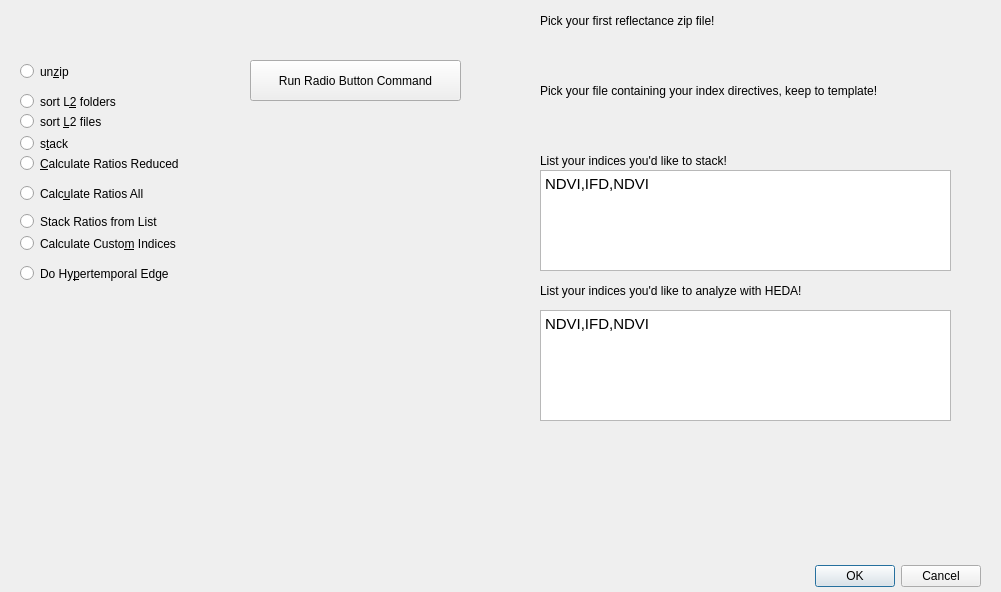
<?xml version="1.0" encoding="UTF-8"?>
<ui version="4.0">
 <class>SpaceArcheoDialogBase</class>
 <widget class="QDialog" name="SpaceArcheoDialogBase">
  <property name="enabled">
   <bool>true</bool>
  </property>
  <property name="geometry">
   <rect>
    <x>0</x>
    <y>0</y>
    <width>1001</width>
    <height>592</height>
   </rect>
  </property>
  <property name="windowTitle">
   <string>Spaceborne Archology</string>
  </property>
  <widget class="QDialogButtonBox" name="button_box">
   <property name="geometry">
    <rect>
     <x>640</x>
     <y>560</y>
     <width>341</width>
     <height>32</height>
    </rect>
   </property>
   <property name="orientation">
    <enum>Qt::Horizontal</enum>
   </property>
   <property name="standardButtons">
    <set>QDialogButtonBox::Cancel|QDialogButtonBox::Ok</set>
   </property>
  </widget>
  <widget class="QgsFileWidget" name="PickFolder">
   <property name="geometry">
    <rect>
     <x>540</x>
     <y>30</y>
     <width>451</width>
     <height>61</height>
    </rect>
   </property>
  </widget>
  <widget class="QLabel" name="label">
   <property name="geometry">
    <rect>
     <x>540</x>
     <y>0</y>
     <width>441</width>
     <height>41</height>
    </rect>
   </property>
   <property name="text">
    <string>Pick your first reflectance zip file!</string>
   </property>
  </widget>
  <widget class="QLabel" name="label_2">
   <property name="geometry">
    <rect>
     <x>540</x>
     <y>70</y>
     <width>441</width>
     <height>41</height>
    </rect>
   </property>
   <property name="text">
    <string>Pick your file containing your index directives, keep to template!</string>
   </property>
  </widget>
  <widget class="QgsFileWidget" name="PickCustomIndex">
   <property name="geometry">
    <rect>
     <x>540</x>
     <y>100</y>
     <width>451</width>
     <height>51</height>
    </rect>
   </property>
  </widget>
  <widget class="QLabel" name="label_3">
   <property name="geometry">
    <rect>
     <x>540</x>
     <y>140</y>
     <width>441</width>
     <height>41</height>
    </rect>
   </property>
   <property name="text">
    <string>List your indices you'd like to stack!</string>
   </property>
  </widget>
  <widget class="QRadioButton" name="radiounzip">
   <property name="geometry">
    <rect>
     <x>20</x>
     <y>60</y>
     <width>112</width>
     <height>23</height>
    </rect>
   </property>
   <property name="text">
    <string>un&amp;zip</string>
   </property>
  </widget>
  <widget class="QPushButton" name="Pusher">
   <property name="geometry">
    <rect>
     <x>250</x>
     <y>60</y>
     <width>211</width>
     <height>41</height>
    </rect>
   </property>
   <property name="text">
    <string>Run Radio Button Command</string>
   </property>
  </widget>
  <widget class="QRadioButton" name="radiostack">
   <property name="geometry">
    <rect>
     <x>20</x>
     <y>130</y>
     <width>118</width>
     <height>27</height>
    </rect>
   </property>
   <property name="text">
    <string>s&amp;tack</string>
   </property>
  </widget>
  <widget class="QRadioButton" name="radiocalred">
   <property name="geometry">
    <rect>
     <x>20</x>
     <y>150</y>
     <width>291</width>
     <height>27</height>
    </rect>
   </property>
   <property name="text">
    <string>&amp;Calculate Ratios Reduced</string>
   </property>
  </widget>
  <widget class="QRadioButton" name="radiocalall">
   <property name="geometry">
    <rect>
     <x>20</x>
     <y>180</y>
     <width>211</width>
     <height>27</height>
    </rect>
   </property>
   <property name="text">
    <string>Calc&amp;ulate Ratios All</string>
   </property>
  </widget>
  <widget class="QRadioButton" name="radiocalcustom">
   <property name="geometry">
    <rect>
     <x>20</x>
     <y>230</y>
     <width>221</width>
     <height>27</height>
    </rect>
   </property>
   <property name="text">
    <string>Calculate Custo&amp;m Indices</string>
   </property>
  </widget>
  <widget class="QRadioButton" name="radiohypertemporal">
   <property name="geometry">
    <rect>
     <x>20</x>
     <y>260</y>
     <width>211</width>
     <height>27</height>
    </rect>
   </property>
   <property name="text">
    <string>Do Hy&amp;pertemporal Edge</string>
   </property>
  </widget>
  <widget class="QRadioButton" name="radiosort_comp">
   <property name="geometry">
    <rect>
     <x>20</x>
     <y>110</y>
     <width>141</width>
     <height>23</height>
    </rect>
   </property>
   <property name="text">
    <string>sort &amp;L2 files</string>
   </property>
  </widget>
  <widget class="QRadioButton" name="radiosort_folder">
   <property name="geometry">
    <rect>
     <x>20</x>
     <y>90</y>
     <width>112</width>
     <height>23</height>
    </rect>
   </property>
   <property name="text">
    <string>sort L&amp;2 folders</string>
   </property>
  </widget>
  <widget class="QTextEdit" name="text_ratiostack">
   <property name="geometry">
    <rect>
     <x>540</x>
     <y>170</y>
     <width>411</width>
     <height>101</height>
    </rect>
   </property>
   <property name="html">
    <string>&lt;!DOCTYPE HTML PUBLIC &quot;-//W3C//DTD HTML 4.0//EN&quot; &quot;http://www.w3.org/TR/REC-html40/strict.dtd&quot;&gt;
&lt;html&gt;&lt;head&gt;&lt;meta name=&quot;qrichtext&quot; content=&quot;1&quot; /&gt;&lt;style type=&quot;text/css&quot;&gt;
p, li { white-space: pre-wrap; }
&lt;/style&gt;&lt;/head&gt;&lt;body style=&quot; font-family:'Ubuntu'; font-size:11pt; font-weight:400; font-style:normal;&quot;&gt;
&lt;p style=&quot; margin-top:0px; margin-bottom:0px; margin-left:0px; margin-right:0px; -qt-block-indent:0; text-indent:0px;&quot;&gt;NDVI,IFD,NDVI&lt;/p&gt;&lt;/body&gt;&lt;/html&gt;</string>
   </property>
  </widget>
  <widget class="QRadioButton" name="radiostackratio">
   <property name="geometry">
    <rect>
     <x>20</x>
     <y>210</y>
     <width>221</width>
     <height>23</height>
    </rect>
   </property>
   <property name="text">
    <string>Stack Ratios from List</string>
   </property>
  </widget>
  <widget class="QTextEdit" name="text_heda">
   <property name="geometry">
    <rect>
     <x>540</x>
     <y>310</y>
     <width>411</width>
     <height>111</height>
    </rect>
   </property>
   <property name="html">
    <string>&lt;!DOCTYPE HTML PUBLIC &quot;-//W3C//DTD HTML 4.0//EN&quot; &quot;http://www.w3.org/TR/REC-html40/strict.dtd&quot;&gt;
&lt;html&gt;&lt;head&gt;&lt;meta name=&quot;qrichtext&quot; content=&quot;1&quot; /&gt;&lt;style type=&quot;text/css&quot;&gt;
p, li { white-space: pre-wrap; }
&lt;/style&gt;&lt;/head&gt;&lt;body style=&quot; font-family:'Ubuntu'; font-size:11pt; font-weight:400; font-style:normal;&quot;&gt;
&lt;p style=&quot; margin-top:0px; margin-bottom:0px; margin-left:0px; margin-right:0px; -qt-block-indent:0; text-indent:0px;&quot;&gt;NDVI,IFD,NDVI&lt;/p&gt;&lt;/body&gt;&lt;/html&gt;</string>
   </property>
  </widget>
  <widget class="QLabel" name="label_4">
   <property name="geometry">
    <rect>
     <x>540</x>
     <y>270</y>
     <width>441</width>
     <height>41</height>
    </rect>
   </property>
   <property name="text">
    <string>List your indices you'd like to analyze with HEDA!</string>
   </property>
  </widget>
 </widget>
 <customwidgets>
  <customwidget>
   <class>QgsFileWidget</class>
   <extends>QWidget</extends>
   <header>qgsfilewidget.h</header>
  </customwidget>
 </customwidgets>
 <resources/>
 <connections>
  <connection>
   <sender>button_box</sender>
   <signal>accepted()</signal>
   <receiver>SpaceArcheoDialogBase</receiver>
   <slot>accept()</slot>
   <hints>
    <hint type="sourcelabel">
     <x>20</x>
     <y>20</y>
    </hint>
    <hint type="destinationlabel">
     <x>20</x>
     <y>20</y>
    </hint>
   </hints>
  </connection>
  <connection>
   <sender>button_box</sender>
   <signal>rejected()</signal>
   <receiver>SpaceArcheoDialogBase</receiver>
   <slot>reject()</slot>
   <hints>
    <hint type="sourcelabel">
     <x>20</x>
     <y>20</y>
    </hint>
    <hint type="destinationlabel">
     <x>20</x>
     <y>20</y>
    </hint>
   </hints>
  </connection>
 </connections>
</ui>
